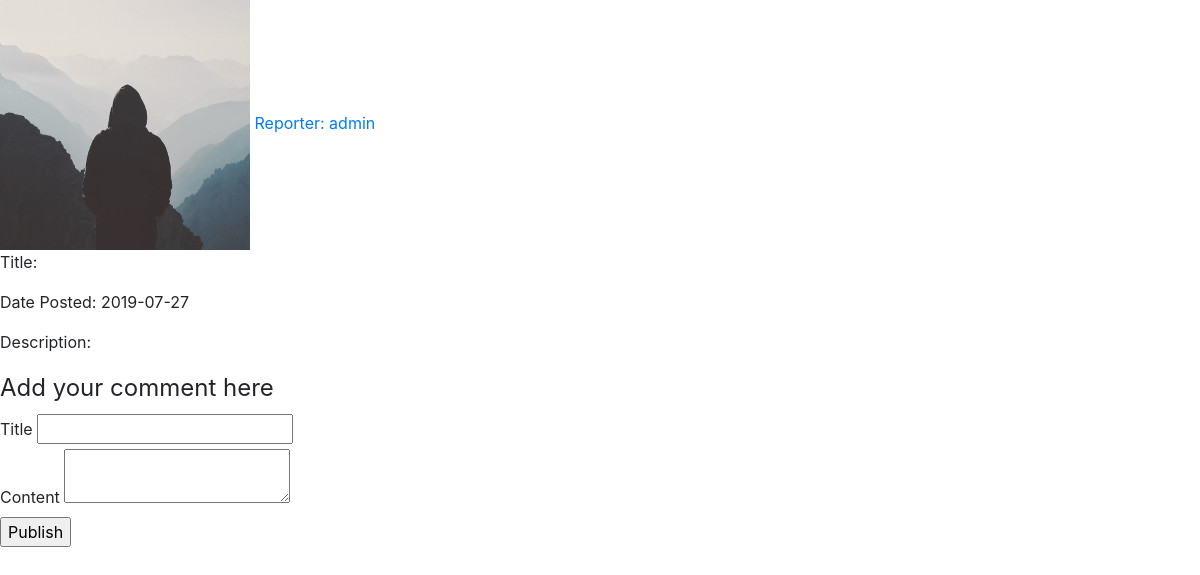
/view_question/1 (signed in), run on the app's committed database.
### flaskblog/models.py (models this page shows, shortened)
class User(db.Model, UserMixin):
	id = db.Column(db.Integer, primary_key=True)
	username = db.Column(db.String(20), unique=True, nullable=False)
	email = db.Column(db.String(120), unique=True, nullable=False)
	image_file = db.Column(db.String(20), nullable=False, default='default.jpg')
	password = db.Column(db.String(60), nullable=False)
	level = db.Column(db.String(20), nullable=False)
	posts = db.relationship('Post', backref='student', lazy=True)
	memberof = db.relationship('Clubs', secondary=membership, backref=db.backref('members', lazy='dynamic'))

class Question(db.Model):
	id = db.Column(db.Integer, primary_key=True)
	title =db.Column(db.String(20), default = "New Question")
	content = db.Column(db.String(300))
	reviewedornot = db.Column(db.Boolean, default=False)
	date_posted = db.Column(db.DateTime, nullable=False, default=datetime.utcnow)
	attached_image = db.Column(db.String(20))
	user = db.Column(db.String(50), nullable=False)
	quirk = db.Column(db.String(20), nullable=False)
	user_id = db.Column(db.Integer, nullable=False)

### flaskblog/routes.py (the view, shortened to what this page needs)
@app.route("/view_question/<int:post_id>", methods=['GET', 'POST'])
@login_required
def view_question(post_id):
	post = Question.query.get_or_404(post_id)
	page = request.args.get('page', 1, type=int)
	comments = Comment.query.filter_by(reference=post.quirk).paginate(page=page, per_page=5)
	image_file = current_user.image_file
	user_level = current_user.level
	form = AnswerForm()
	if current_user.level == ('Repairman' or 'Administrator'):
		return render_template("studypost.html", title=post.title, user_level=user_level, image_file=image_file, post=post, comments=comments)
	else:
		return render_template("view_question.html", title=post.title, form = form, user_level=user_level, post=post, comments=comments, image_file=image_file, legend="Add your comment here")

### flaskblog/forms.py
class AnswerForm(FlaskForm):
	title = StringField("Title", validators=[DataRequired()])
	content = TextAreaField("Content", validators=[DataRequired()])
	submit = SubmitField("Publish")

### flaskblog/models.py (called while the page is built)
@login_manager.user_loader
def load_user(user_id):
	return User.query.get(int(user_id))

### flaskblog/templates/view_question.html (shortened to what this page needs)
{% extends "layout.html" %}
{% block content %}
		<img src="{{ url_for('static', filename='profile_pics/' + image_file) }}">
		<a href="{{ url_for('user_posts', username=post.user) }}">Reporter: {{ post.user }}</a>
		<p>Title: {{ post.assignment }}</p>
		<p>Date Posted: {{ post.date_posted.strftime('%Y-%m-%d') }}</p>
		<p>Description: {{ post.grade }}</p>
		{% if user_level != 'repairman' %}
			<form method="POST" action="" enctype="multipart/form-data">
				<fieldset>
					<legend>{{ legend }}</legend>
					<div>
						{{ form.title.label }}
						{{ form.title }}
					</div>
					<div>
						{{ form.content.label }}
						{{ form.content }}
					</div>
				</fieldset>
				<div>
					{{ form.submit }}
				</div>
			</form>
		{% endif %}
{% endblock %}

### data on the page
User: image_file (placeholder picture)
Question: user "admin", date_posted "2019-07-27"

### other printed values
{{ legend }} "Add your comment here"
